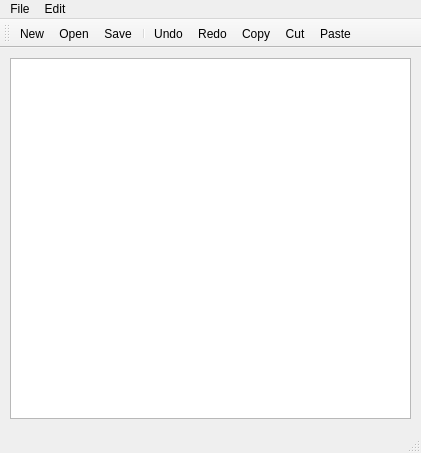
<?xml version="1.0" encoding="UTF-8"?>
<ui version="4.0">
 <class>MainWindow</class>
 <widget class="QMainWindow" name="MainWindow">
  <property name="geometry">
   <rect>
    <x>0</x>
    <y>0</y>
    <width>421</width>
    <height>453</height>
   </rect>
  </property>
  <property name="windowTitle">
   <string>MainWindow</string>
  </property>
  <widget class="QWidget" name="centralwidget">
   <widget class="QPlainTextEdit" name="editor">
    <property name="geometry">
     <rect>
      <x>10</x>
      <y>10</y>
      <width>401</width>
      <height>361</height>
     </rect>
    </property>
    <property name="styleSheet">
     <string notr="true">font: 10pt &quot;Arial&quot;;</string>
    </property>
   </widget>
  </widget>
  <widget class="QStatusBar" name="statusbar"/>
  <widget class="QMenuBar" name="menuBar">
   <property name="geometry">
    <rect>
     <x>0</x>
     <y>0</y>
     <width>421</width>
     <height>21</height>
    </rect>
   </property>
   <widget class="QMenu" name="menuFile">
    <property name="title">
     <string>File</string>
    </property>
    <addaction name="actionNew"/>
    <addaction name="actionOpen"/>
    <addaction name="actionSave"/>
    <addaction name="actionSave_as"/>
   </widget>
   <widget class="QMenu" name="menuEdit">
    <property name="title">
     <string>Edit</string>
    </property>
    <addaction name="actionUndo"/>
    <addaction name="actionRedo"/>
    <addaction name="actionCopy"/>
    <addaction name="actionCut"/>
    <addaction name="actionPaste"/>
   </widget>
   <addaction name="menuFile"/>
   <addaction name="menuEdit"/>
  </widget>
  <widget class="QToolBar" name="toolBar">
   <property name="windowTitle">
    <string>toolBar</string>
   </property>
   <attribute name="toolBarArea">
    <enum>TopToolBarArea</enum>
   </attribute>
   <attribute name="toolBarBreak">
    <bool>false</bool>
   </attribute>
   <addaction name="actionNew"/>
   <addaction name="actionOpen"/>
   <addaction name="actionSave"/>
   <addaction name="separator"/>
   <addaction name="actionUndo"/>
   <addaction name="actionRedo"/>
   <addaction name="actionCopy"/>
   <addaction name="actionCut"/>
   <addaction name="actionPaste"/>
  </widget>
  <action name="actionSave">
   <property name="icon">
    <iconset resource="resources.qrc">
     <normaloff>:/icons/save</normaloff>:/icons/save</iconset>
   </property>
   <property name="text">
    <string>Save</string>
   </property>
  </action>
  <action name="actionSave_as">
   <property name="icon">
    <iconset resource="resources.qrc">
     <normaloff>:/icons/saveas</normaloff>:/icons/saveas</iconset>
   </property>
   <property name="text">
    <string>Save as</string>
   </property>
  </action>
  <action name="actionOpen">
   <property name="icon">
    <iconset resource="resources.qrc">
     <normaloff>:/icons/open</normaloff>:/icons/open</iconset>
   </property>
   <property name="text">
    <string>Open</string>
   </property>
  </action>
  <action name="actionNew">
   <property name="icon">
    <iconset resource="resources.qrc">
     <normaloff>:/icons/new</normaloff>:/icons/new</iconset>
   </property>
   <property name="text">
    <string>New</string>
   </property>
  </action>
  <action name="actionPaste">
   <property name="icon">
    <iconset resource="resources.qrc">
     <normaloff>:/icons/paste</normaloff>:/icons/paste</iconset>
   </property>
   <property name="text">
    <string>Paste</string>
   </property>
  </action>
  <action name="actionUndo">
   <property name="icon">
    <iconset resource="resources.qrc">
     <normaloff>:/icons/undo</normaloff>:/icons/undo</iconset>
   </property>
   <property name="text">
    <string>Undo</string>
   </property>
  </action>
  <action name="actionRedo">
   <property name="icon">
    <iconset resource="resources.qrc">
     <normaloff>:/icons/redo</normaloff>:/icons/redo</iconset>
   </property>
   <property name="text">
    <string>Redo</string>
   </property>
  </action>
  <action name="actionCopy">
   <property name="icon">
    <iconset resource="resources.qrc">
     <normaloff>:/icons/copy</normaloff>:/icons/copy</iconset>
   </property>
   <property name="text">
    <string>Copy</string>
   </property>
  </action>
  <action name="actionCut">
   <property name="icon">
    <iconset resource="resources.qrc">
     <normaloff>:/icons/cut</normaloff>:/icons/cut</iconset>
   </property>
   <property name="text">
    <string>Cut</string>
   </property>
  </action>
 </widget>
 <resources>
  <include location="resources.qrc"/>
 </resources>
 <connections/>
</ui>
